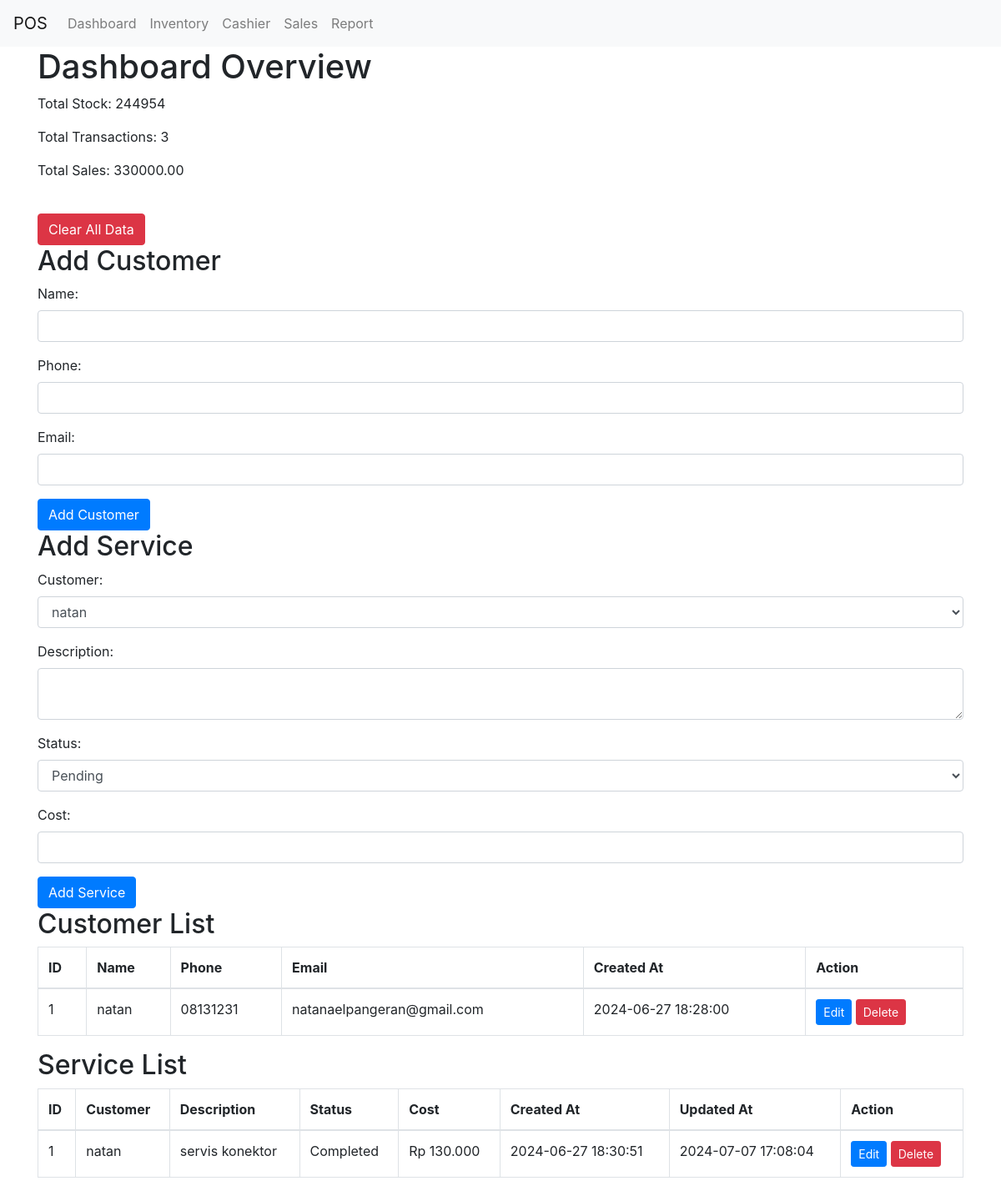
The page / on the database its author committed.
### tables this page shows
CREATE TABLE `customers` (
  `id` int NOT NULL,
  `name` varchar(255) NOT NULL,
  `phone` varchar(20) NOT NULL,
  `email` varchar(255) DEFAULT NULL,
  `created_at` timestamp NULL DEFAULT CURRENT_TIMESTAMP
);

CREATE TABLE `services` (
  `id` int NOT NULL,
  `customer_id` int NOT NULL,
  `description` text NOT NULL,
  `status` varchar(50) NOT NULL,
  `cost` decimal(10,2) DEFAULT NULL,
  `created_at` timestamp NULL DEFAULT CURRENT_TIMESTAMP,
  `updated_at` timestamp NULL DEFAULT CURRENT_TIMESTAMP ON UPDATE CURRENT_TIMESTAMP
);

### index.php (the view, shortened to what this page needs)
<?php
include '../config.php';
$sql = "SELECT SUM(stock) as total_stock FROM products";
$result = $conn->query($sql);
$total_stock = $result->fetch_assoc()['total_stock'];
$sql = "SELECT COUNT(*) as total_transactions FROM sales";
$result = $conn->query($sql);
$total_transactions = $result->fetch_assoc()['total_transactions'];
$sql = "SELECT SUM(total) as total_sales FROM sales";
$result = $conn->query($sql);
$total_sales = $result->fetch_assoc()['total_sales'];
?>
<!DOCTYPE html>
<html lang="en">
<head>
    <link rel="stylesheet" href="path/to/your/bootstrap.css">
</head>
<body>
<div class="container">
    <h1>Dashboard Overview</h1>
    <p>Total Stock: <?php echo htmlspecialchars($total_stock ?? ''); ?></p>
    <p>Total Transactions: <?php echo htmlspecialchars($total_transactions); ?></p>
    <p>Total Sales: <?php echo htmlspecialchars($total_sales ?? ''); ?></p>
    <form method="post" action="clear_data.php">
        <button type="submit" class="btn btn-danger mt-4">Clear All Data</button>
    </form>
    <h2>Add Customer</h2>
    <form method="post" action="process_add_customer.php">
        <div class="form-group">
            <label for="customer_name">Name:</label>
            <input type="text" class="form-control" id="customer_name" name="customer_name" required>
        </div>
        <div class="form-group">
            <label for="customer_phone">Phone:</label>
            <input type="text" class="form-control" id="customer_phone" name="customer_phone" required>
        </div>
        <div class="form-group">
            <label for="customer_email">Email:</label>
            <input type="email" class="form-control" id="customer_email" name="customer_email">
        </div>
        <button type="submit" class="btn btn-primary">Add Customer</button>
    </form>
    <h2>Add Service</h2>
    <form method="post" action="process_add_service.php">
        <div class="form-group">
            <label for="customer_id">Customer:</label>
            <select class="form-control" id="customer_id" name="customer_id" required>
                <?php
                $sql = "SELECT id, name FROM customers";
                $result = $conn->query($sql);
                if ($result->num_rows > 0) {
                    while ($row = $result->fetch_assoc()) {
                        echo "<option value='" . htmlspecialchars($row['id']) . "'>" . htmlspecialchars($row['name']) . "</option>";
                    }
                } else {
                    echo "<option value=''>No customers available</option>";
                }
                ?>
            </select>
        </div>
        <div class="form-group">
            <label for="description">Description:</label>
            <textarea class="form-control" id="description" name="description" required></textarea>
        </div>
        <div class="form-group">
            <label for="status">Status:</label>
            <select class="form-control" id="status" name="status" required>
                <option value="Pending">Pending</option>
            </select>
        </div>
        <div class="form-group">
            <label for="cost">Cost:</label>
            <input type="number" class="form-control" id="cost" name="cost" step="0.01">
        </div>
        <button type="submit" class="btn btn-primary">Add Service</button>
    </form>
    <h2>Customer List</h2>
    <table class="table table-bordered">
        <thead>
            <tr>
                <th>ID</th>
                <th>Name</th>
                <th>Phone</th>
                <th>Email</th>
                <th>Created At</th>
                <th>Action</th>
            </tr>
        </thead>
        <tbody>
            <?php
            $sql = "SELECT * FROM customers";
            $result = $conn->query($sql);
            if ($result->num_rows > 0) {
                while ($row = $result->fetch_assoc()) {
                    echo "<tr>";
                    echo "<td>" . htmlspecialchars($row["id"]) . "</td>";
                    echo "<td>" . htmlspecialchars($row["name"]) . "</td>";
                    echo "<td>" . htmlspecialchars($row["phone"]) . "</td>";
                    echo "<td>" . htmlspecialchars($row["email"]) . "</td>";
                    echo "<td>" . htmlspecialchars($row["created_at"]) . "</td>";
                    echo "<td>
                            <a href='edit_customer.php?id=" . htmlspecialchars($row['id']) . "' class='btn btn-primary btn-sm'>Edit</a>
                            <a href='delete_customer.php?id=" . htmlspecialchars($row['id']) . "' class='btn btn-danger btn-sm'>Delete</a>
                          </td>";
                    echo "</tr>";
                }
            } else {
                echo "<tr><td colspan='6'>No customers found</td></tr>";
            }
            ?>
        </tbody>
    </table>
    <h2>Service List</h2>
    <table class="table table-bordered">
        <thead>
            <tr>
                <th>ID</th>
                <th>Customer</th>
                <th>Description</th>
                <th>Status</th>
                <th>Cost</th>
                <th>Created At</th>
                <th>Updated At</th>
                <th>Action</th>
            </tr>
        </thead>
        <tbody>
            <?php
            $sql = "SELECT s.id, c.name as customer_name, s.description, s.status, s.cost, s.created_at, s.updated_at
                    FROM services s
                    JOIN customers c ON s.customer_id = c.id
                    ORDER BY s.created_at DESC";
            $result = $conn->query($sql);
            if ($result->num_rows > 0) {
                while ($row = $result->fetch_assoc()) {
                    echo "<tr>";
                    echo "<td>" . htmlspecialchars($row["id"]) . "</td>";
                    echo "<td>" . htmlspecialchars($row["customer_name"]) . "</td>";
                    echo "<td>" . htmlspecialchars($row["description"]) . "</td>";
                    echo "<td>" . htmlspecialchars($row["status"]) . "</td>";
                    echo "<td>Rp " . number_format(htmlspecialchars($row["cost"]), 0, ',', '.') . "</td>";
                    echo "<td>" . htmlspecialchars($row["created_at"]) . "</td>";
                    echo "<td>" . htmlspecialchars($row["updated_at"]) . "</td>";
                    echo "<td>
                            <a href='edit_service.php?id=" . htmlspecialchars($row['id']) . "' class='btn btn-primary btn-sm'>Edit</a>
                            <button class='btn btn-danger btn-sm delete-service-btn' data-id='" . htmlspecialchars($row['id']) . "'>Delete</button>
                          </td>";
                    echo "</tr>";
                }
            } else {
                echo "<tr><td colspan='8'>No services found</td></tr>";
            }
            ?>
        </tbody>
    </table>
</div>
</body>
</html>

### styles.css (style rules this page uses)
body { -ms-text-size-adjust: 100%; -webkit-text-size-adjust: 100%; text-size-adjust: 100%; -webkit-user-select: none; user-select: none; }
body { -webkit-overflow-scrolling: touch; -webkit-tap-highlight-color: transparent; }

### rows shown on the page
customers: id "1", name "natan", phone "08131231", email "natanaelpangeran@gmail.com", created_at "2024-06-27 18:28:00"
services: id "1", customer.name "natan", description "servis konektor", status "Completed", cost "130.000", created_at "2024-06-27 18:30:51", updated_at "2024-07-07 17:08:04"

### other values the page prints
$total_stock "244954"
$total_transactions "3"
$total_sales "330000.00"
form field customer_id "natan"
